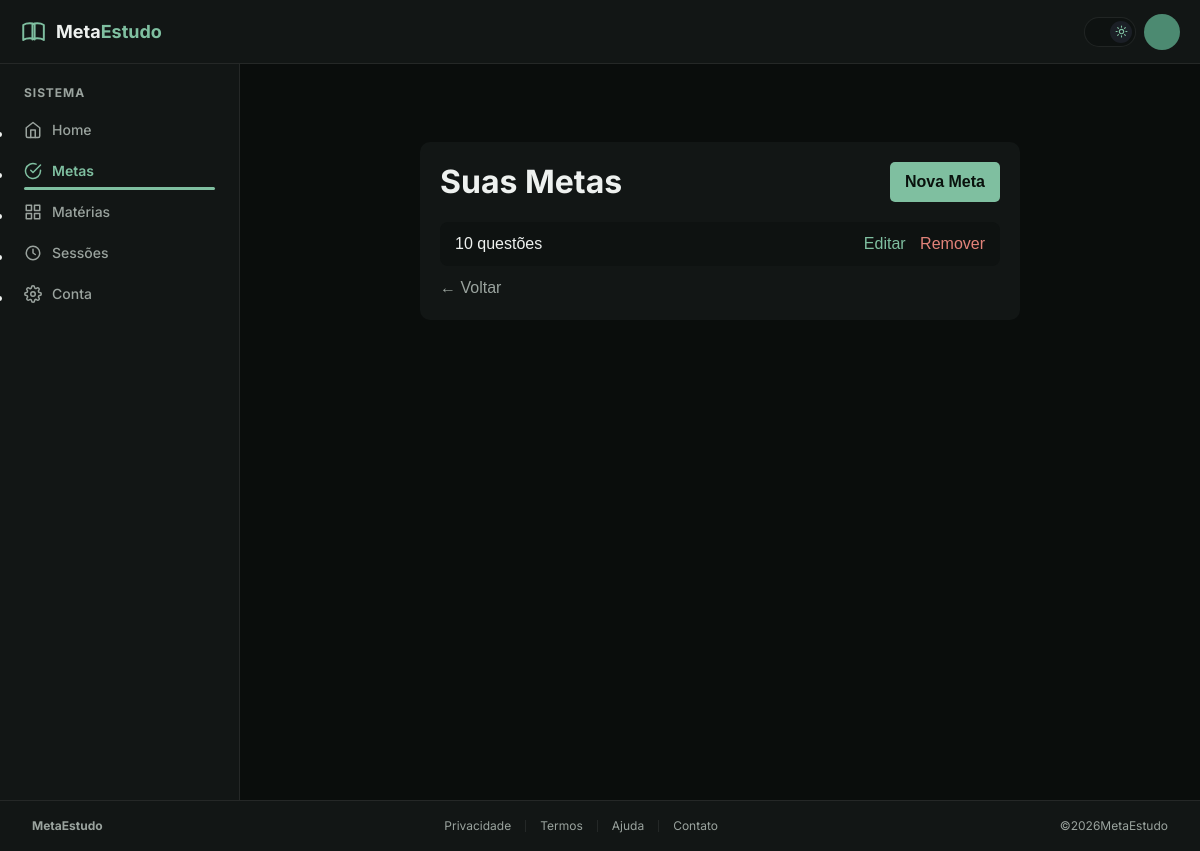
The app's page /metas/, older data.
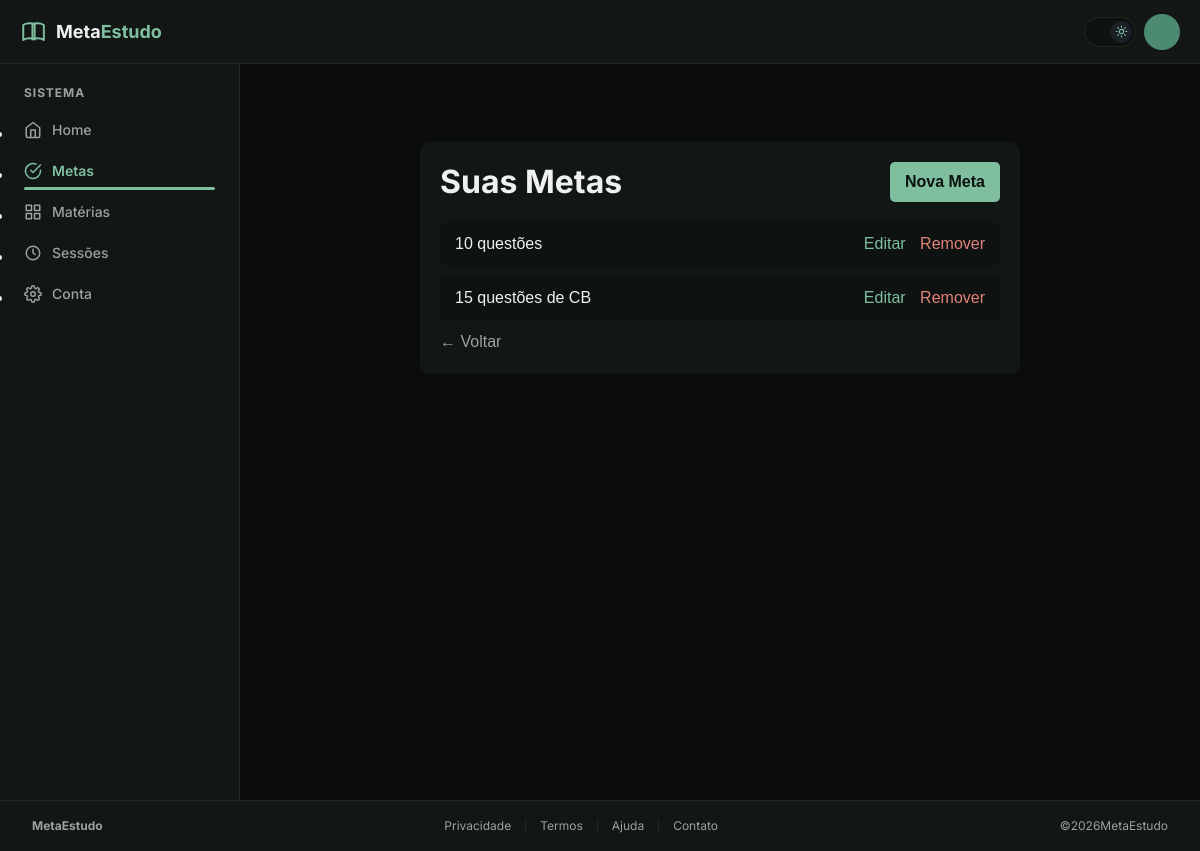
The same page, newer data.
### core/models.py (models this page shows, shortened)
class Meta(models.Model):
    titulo = models.CharField(max_length=200)
    criada_em = models.DateTimeField(auto_now_add=True)

### core/views.py (the view)
# urls.py: path('metas/', metas, name='metas'),
def metas(request):
    lista_metas = Meta.objects.all()
    context = {
        'lista_metas': lista_metas
    }
    return render(request, 'pages/app/metas.html', context)

### core/templates/pages/app/metas.html (shortened to what this page needs)
{% extends 'base.html' %}
{% block content %}
<div class="caixa">
    <div class="topo">
        <h1>Suas Metas</h1>
        <a href="{% url 'area_cadastro' %}" class="botao-cadastrar">Nova Meta</a>
    </div>
    {% for meta in lista_metas %}
        <div class="item">
            <p> {{ meta.titulo }}</p>
            <div>
                <a href="{% url 'area_editar' meta.id %}" class="link-editar">Editar</a>
                <a href="{% url 'area_remover' meta.id %}" class="link-remover">Remover</a>
            </div>
        </div>
    {% empty %}
        <p>Nenhuma meta cadastrada ainda.</p>
    {% endfor %}
    <p><a href="{% url 'index' %}" class="link-voltar">← Voltar</a></p>
</div>
{% endblock %}

Row changes from the older to the newer data that the page shows:
added Meta: titulo "15 questões de CB"
